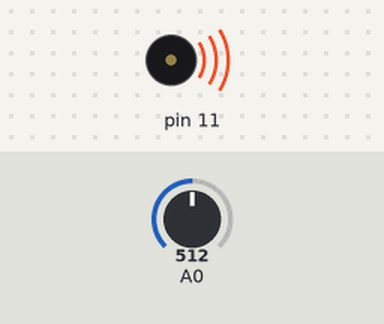
A sketch run on a simulated Arduino Uno, built with avr-gcc and run on an emulated ATmega328P. Shown: buzzer (waves = sounding). The inputs (shaded band) are chosen by the test bench; at power-on: A0 = 512. What the sketch prints to the serial monitor is not drawn.

Above: at 1.2 s.
1.3 s: A0 set to 277
At 1.9 s:
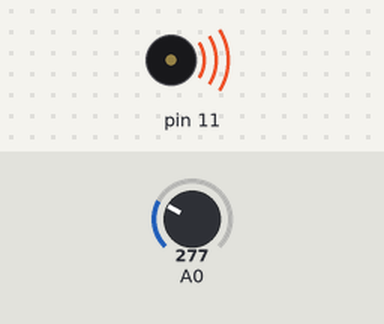
4.3 s: A0 set to 247
At 5.7 s:
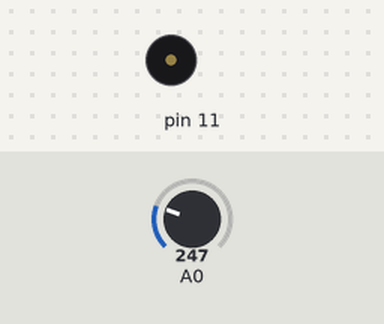
6.0 s: A0 set to 218
At 7.0 s:
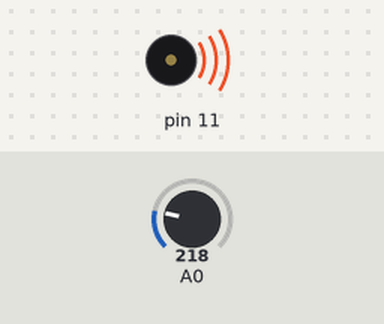
7.5 s: A0 set to 245
At 8.3 s:
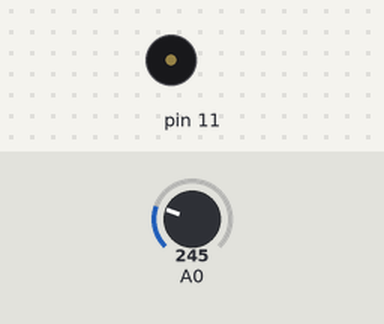
Timing chart, 0 to 10.2 s (numbered marks = the images above; inputs shaded):
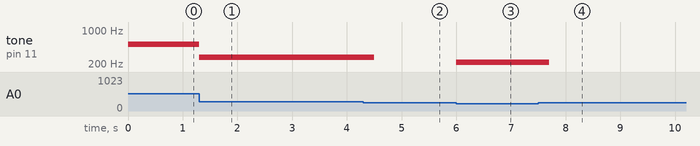

The sketch:

Multigraph_ArduinoExample_Graph_All_Readings.ino
```cpp
/*
Graph an arbitrary number of readings to send to the processing multigraph sketch
 2014 Hacked together by A. Quitmeyer Public Domain

 you can send all these to a processing sketch
*/


//For Graphing in P5
char separator[] = " | ";

void setup()
{
  Serial.begin(115200);

}

void loop()
{
   int sensorValue = analogRead(A0);
           Serial.print("Heat"); //Label for the sensor
        Serial.print(":"); //Seperator between values
    Serial.print(sensorValue, DEC); //Actual value

//Serial.print(separator);//Separate different readings

   //int sensorValue2 = analogRead(A2);

        //Serial.print("Humidity"); //Label for the sensor
        //Serial.print(":"); //Seperator between values
    //Serial.print(sensorValue2, DEC); //Actual value

   Serial.println();

   if (sensorValue > 265 || sensorValue < 235){
      tone(11, sensorValue, 200);

   }
}
```

Measured:
- the behaviour switches between 266 and 265 on A0 (found by bisection; images 1 and 2)
- the behaviour switches between 235 and 234 on A0 (found by bisection; images 2 and 3)
- after the input at 1.3 s, tone on pin 11: 512 Hz → 277 Hz at once
- after the input at 4.3 s, tone on pin 11: 277 Hz → silent after 0.20 s
- after the input at 6.0 s, tone on pin 11: silent → 218 Hz at once
- after the input at 7.5 s, tone on pin 11: 218 Hz → silent after 0.20 s
